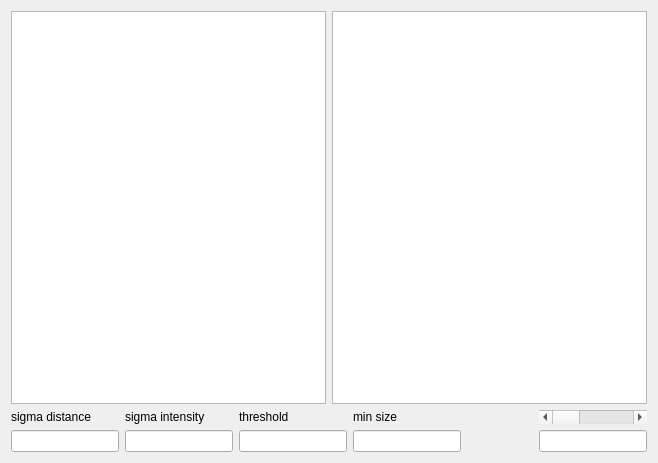
<?xml version="1.0" encoding="UTF-8"?>
<ui version="4.0">
 <class>Form</class>
 <widget class="QWidget" name="Form">
  <property name="geometry">
   <rect>
    <x>0</x>
    <y>0</y>
    <width>658</width>
    <height>463</height>
   </rect>
  </property>
  <property name="windowTitle">
   <string>Results</string>
  </property>
  <layout class="QVBoxLayout" name="verticalLayout_6">
   <item>
    <layout class="QHBoxLayout" name="horizontalLayout_2">
     <item>
      <widget class="Viewer" name="graphicsView">
       <property name="dragMode">
        <enum>QGraphicsView::ScrollHandDrag</enum>
       </property>
       <property name="transformationAnchor">
        <enum>QGraphicsView::AnchorUnderMouse</enum>
       </property>
       <property name="resizeAnchor">
        <enum>QGraphicsView::AnchorUnderMouse</enum>
       </property>
      </widget>
     </item>
     <item>
      <widget class="Viewer" name="graphicsView_2">
       <property name="dragMode">
        <enum>QGraphicsView::ScrollHandDrag</enum>
       </property>
       <property name="transformationAnchor">
        <enum>QGraphicsView::AnchorUnderMouse</enum>
       </property>
       <property name="resizeAnchor">
        <enum>QGraphicsView::AnchorUnderMouse</enum>
       </property>
      </widget>
     </item>
    </layout>
   </item>
   <item>
    <layout class="QHBoxLayout" name="horizontalLayout">
     <item>
      <layout class="QVBoxLayout" name="verticalLayout">
       <item>
        <widget class="QLabel" name="label">
         <property name="text">
          <string>sigma distance</string>
         </property>
        </widget>
       </item>
       <item>
        <widget class="QLineEdit" name="lineEdit"/>
       </item>
      </layout>
     </item>
     <item>
      <layout class="QVBoxLayout" name="verticalLayout_2">
       <item>
        <widget class="QLabel" name="label_2">
         <property name="text">
          <string>sigma intensity</string>
         </property>
        </widget>
       </item>
       <item>
        <widget class="QLineEdit" name="lineEdit_2"/>
       </item>
      </layout>
     </item>
     <item>
      <layout class="QVBoxLayout" name="verticalLayout_3">
       <item>
        <widget class="QLabel" name="label_3">
         <property name="text">
          <string>threshold</string>
         </property>
        </widget>
       </item>
       <item>
        <widget class="QLineEdit" name="lineEdit_3"/>
       </item>
      </layout>
     </item>
     <item>
      <layout class="QVBoxLayout" name="verticalLayout_4">
       <item>
        <widget class="QLabel" name="label_4">
         <property name="text">
          <string>min size</string>
         </property>
        </widget>
       </item>
       <item>
        <widget class="QLineEdit" name="lineEdit_4"/>
       </item>
      </layout>
     </item>
     <item>
      <spacer name="horizontalSpacer">
       <property name="orientation">
        <enum>Qt::Horizontal</enum>
       </property>
       <property name="sizeHint" stdset="0">
        <size>
         <width>40</width>
         <height>20</height>
        </size>
       </property>
      </spacer>
     </item>
     <item>
      <layout class="QVBoxLayout" name="verticalLayout_5">
       <item>
        <widget class="QScrollBar" name="horizontalScrollBar">
         <property name="orientation">
          <enum>Qt::Horizontal</enum>
         </property>
        </widget>
       </item>
       <item>
        <widget class="QLineEdit" name="lineEdit_5"/>
       </item>
      </layout>
     </item>
    </layout>
   </item>
  </layout>
 </widget>
 <customwidgets>
  <customwidget>
   <class>Viewer</class>
   <extends>QGraphicsView</extends>
   <header>viewer.h</header>
  </customwidget>
 </customwidgets>
 <resources/>
 <connections/>
</ui>
